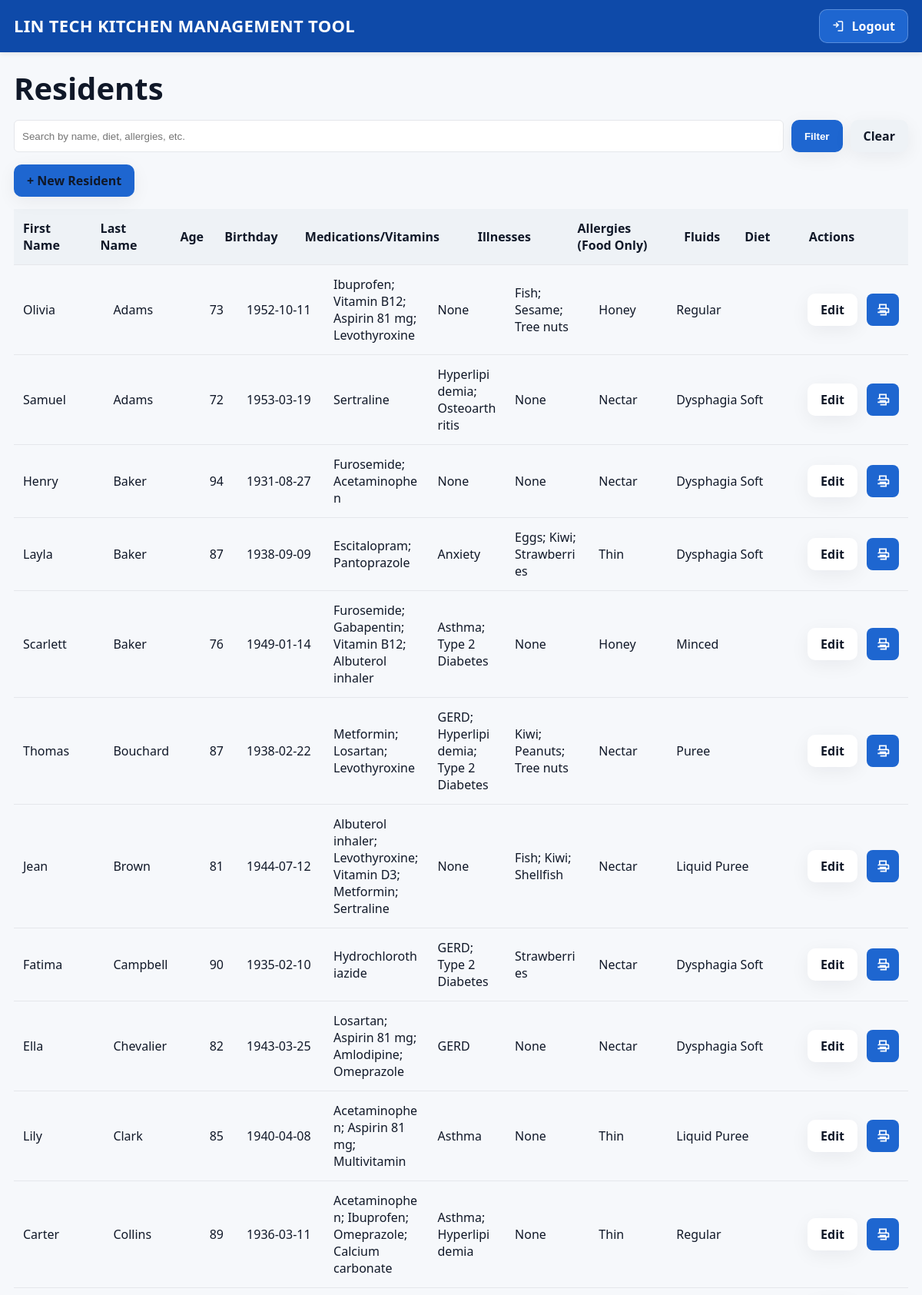
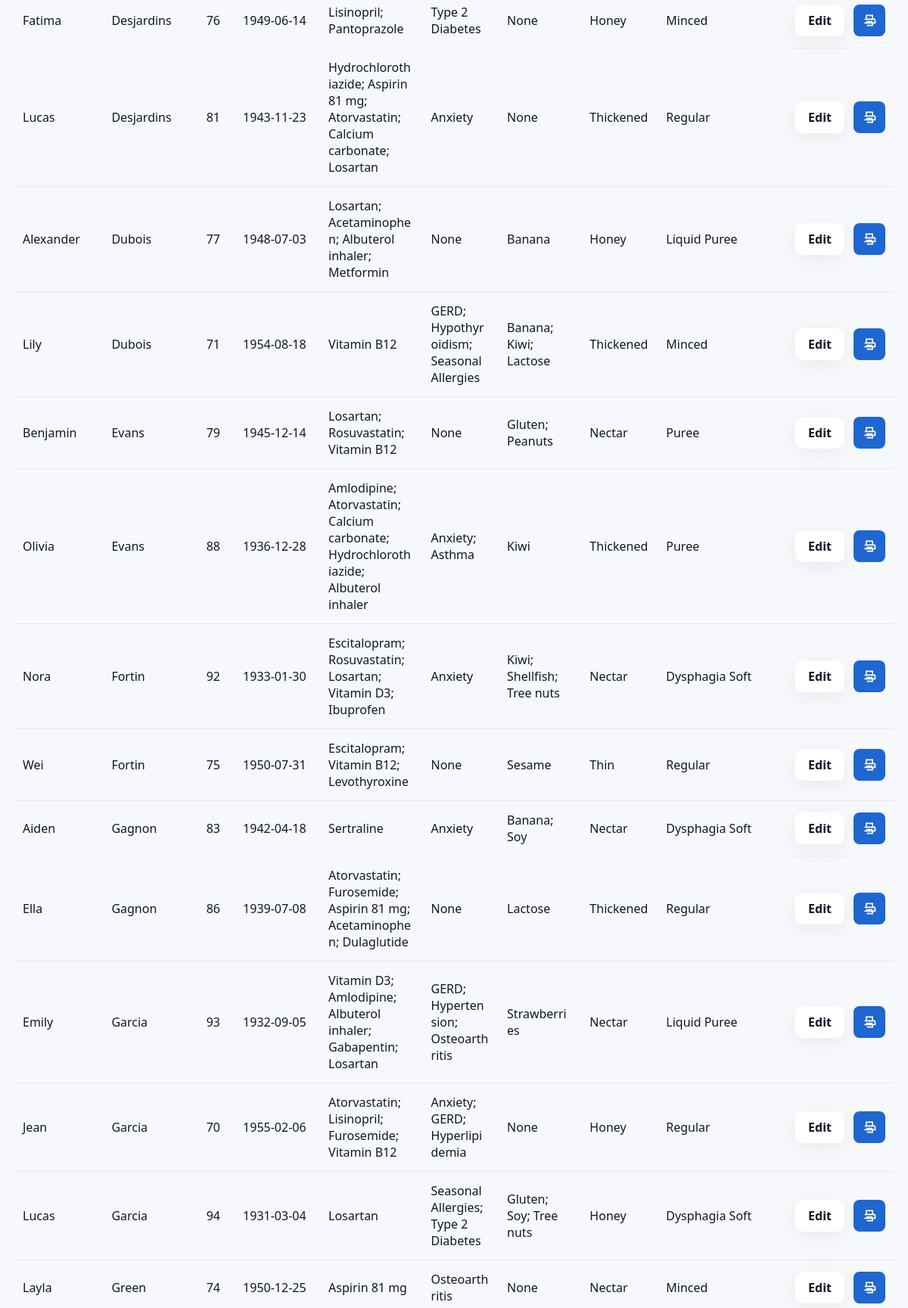
/residents (signed in, upper part), run on the app's committed database (2 pictures, top to bottom).
### models.py (models this page shows, shortened)
class Resident(db.Model):
    id = db.Column(db.Integer, primary_key=True)
    first_name = db.Column(db.String(80), nullable=False, index=True)
    last_name = db.Column(db.String(80), nullable=False, index=True)
    birthday = db.Column(db.Date, nullable=True)
    medications = db.Column(db.Text, nullable=True)
    illnesses = db.Column(db.Text, nullable=True)
    allergies = db.Column(db.Text, nullable=True)
    fluids = db.Column(db.String(80), nullable=True)
    diet = db.Column(db.String(120), nullable=True)
    notes = db.Column(db.Text, nullable=True)
    created_at = db.Column(db.DateTime, default=datetime.utcnow)

### app.py (the view, shortened to what this page needs)
    @app.route("/residents")
    @login_required
    def residents_list():
        q = (request.args.get("q") or "").strip()
        query = Resident.query
        residents = query.order_by(
            getattr(Resident, "last_name", Resident.id),
            getattr(Resident, "first_name", Resident.id),
        ).all()
        return render_template("residents_list.html", residents=residents, q=q)

### app.py (called while the page is built)
def _calc_age(bday):
    if not bday:
        return None
    t = date.today()
    return t.year - bday.year - ((t.month, t.day) < (bday.month, bday.day))

### templates/residents_list.html (shortened to what this page needs)
{% extends "base.html" %}
{% block content %}
<div class="res-wrap">
  {% set role = session.get('user', {}).get('role') %}
  <h1>Residents</h1>
  <form method="get" style="margin-bottom:16px;">
    <div class="row">
      <input id="q" name="q" class="form-control" value="{{ q or '' }}"
            placeholder="Search by name, diet, allergies, etc." style="flex:1;">
      <button class="btn btn-primary" type="submit">Filter</button>
      <a class="btn btn-secondary" href="{{ url_for('residents_list') }}">Clear</a>
    </div>
  </form>
  {% if role in ['Manager','Dietitian'] %}
    <p><a class="btn btn-primary" href="{{ url_for('residents_new') }}">+ New Resident</a></p>
  {% endif %}
  <table>
    <thead>
      <tr>
        <th class="col-fn">First Name</th>
        <th class="col-ln">Last Name</th>
        <th class="col-age">Age</th>
        <th class="col-bday">Birthday</th>
        <th class="col-meds">Medications/Vitamins</th>
        <th class="col-ill">Illnesses</th>
        <th class="col-all">Allergies (Food Only)</th>
        <th class="col-flu">Fluids</th>
        <th class="col-diet">Diet</th>
        <th class="col-act">Actions</th>
      </tr>
    </thead>
    <tbody>
    {% for r in residents %}
      <tr>
        <td class="nowrap col-fn">{{ r.first_name }}</td>
        <td class="nowrap col-ln">{{ r.last_name }}</td>
        <td class="nowrap col-age">{{ age(r.birthday) }}</td>
        <td class="nowrap col-bday">{{ r.birthday.strftime('%Y-%m-%d') if r.birthday else '' }}</td>
        <td class="clamp  col-meds">{{ r.medications }}</td>
        <td class="clamp  col-ill">{{ r.illnesses }}</td>
        <td class="clamp  col-all">{{ r.allergies }}</td>
        <td class="nowrap col-flu">{{ r.fluids }}</td>
        <td class="nowrap col-diet">{{ r.diet }}</td>
        <td class="col-act">
          <div class="action-row">
            {% if role in ['Manager','Dietitian'] %}
              <a class="btn" href="{{ url_for('residents_edit', rid=r.id) }}">Edit</a>
            {% endif %}
            <a class="icon-btn" title="Print" aria-label="Print"
               href="{{ url_for('resident_print', rid=r.id, auto=1) }}" target="_blank" rel="noopener">
              <svg viewBox="0 0 24 24" role="img" aria-hidden="true">
                <path d="M6 9V3h12v6h2a2 2 0 0 1 2 2v6h-4v4H8v-4H4v-6a2 2 0 0 1 2-2Zm2-4v4h8V5H8Zm0 12v2h8v-2H8Zm12-6H4v4h3v-2h10v2h3v-4Z"/>
              </svg>
            </a>
          </div>
        </td>
      </tr>
    {% else %}
      <tr><td colspan="10">No residents found.</td></tr>
    {% endfor %}
    </tbody>
  </table>
</div>
{% endblock %}

### templates/base.html (style rules this page uses)
:root { --bg:#f6f8fb; --card:#ffffff; --text:#101828; --line:#e5e7eb; --primary:#1e66d0; --primary-600:#1b59b5; --danger:#dc2626; --shadow:0 6px 24px rgba(16,24,40,.06); --radius:12px; --radius-sm:10px; }
* { box-sizing:border-box; }
html,body { height:100%; }
body { margin:0; background:var(--bg); color:var(--text); -webkit-font-smoothing:antialiased; font-family: system-ui,-apple-system,Segoe UI,Roboto,"Helvetica Neue",Arial,"Noto Sans"; }
h1 { font-size:40px; line-height:1.15; margin:0 0 18px; }
.btn { display:inline-flex; align-items:center; justify-content:center; height:42px; padding:0 16px; border-radius:10px; border:1px solid transparent; background:var(--card); color:var(--text); text-decoration:none; font-weight:600; cursor:pointer; box-shadow:var(--shadow); }
.btn-primary { background:var(--primary); color:#fff; }
.btn-secondary { background:#eef2f6; }
.row { display:flex; gap:10px; align-items:center; flex-wrap:wrap; }
.form-control { width:100%; height:42px; padding:8px 10px; border:1px solid var(--line); border-radius:6px; background:#fff; color:var(--text); }
table { width:100%; border-collapse:collapse; }
thead th { background:#eef2f6; font-weight:700; text-align:left; border-bottom:1px solid var(--line); padding:14px 12px; }
tbody td { border-bottom:1px solid var(--line); padding:14px 12px; vertical-align:middle; }
a { color:var(--primary); }
a.btn { color:inherit; }

### templates/residents_list.html (style rules this page uses)
.res-wrap * { box-sizing: border-box; }
.res-wrap table, .res-wrap thead, .res-wrap tbody, .res-wrap tr, .res-wrap th, .res-wrap td { display: table; }
.res-wrap table { width:100%; border-collapse: collapse; table-layout: fixed; }
.res-wrap thead tr, .res-wrap tbody tr { display: table-row; }
.res-wrap th, .res-wrap td { display: table-cell; vertical-align: middle; border-bottom:1px solid var(--line); padding:14px 12px; }
.res-wrap thead th { background:#eef2f6; font-weight:700; }
.col-fn { width:140px; }
.col-ln { width:140px; }
.col-age { width:70px; text-align:center; }
.col-bday { width:120px; }
.col-meds { width:260px; }
.col-ill { width:180px; }
.col-all { width:200px; }
.col-flu { width:90px; }
.col-diet { width:120px; }
.col-act { width:220px; }
.nowrap { white-space:nowrap; overflow:hidden; text-overflow:ellipsis; }
.clamp { display:-webkit-box; -webkit-line-clamp:3; -webkit-box-orient:vertical; overflow: hidden; }
.action-row { display:flex; gap:12px; justify-content:flex-end; align-items:center; white-space:nowrap; }
.btn { min-height:42px; }
.icon-btn { display:inline-flex; align-items:center; justify-content:center; width:42px; height:42px; border-radius:8px; background: var(--btn-bg, #1e66d0); color:#fff; border:none; text-decoration:none; }
.icon-btn svg { width:20px; height:20px; fill:currentColor; }
td { overflow-wrap:anywhere; }

### data on the page
Resident: first_name "Olivia", last_name "Adams", birthday "73", birthday "1952-10-11", medications "Ibuprofen; Vitamin B12; Aspirin 81 mg; Levothyroxine", illnesses "None", allergies "Fish; Sesame; Tree nuts", fluids "Honey", diet "Regular"
Resident: first_name "Samuel", last_name "Adams", birthday "72", birthday "1953-03-19", medications "Sertraline", illnesses "Hyperlipidemia; Osteoarthritis", allergies "None", fluids "Nectar", diet "Dysphagia Soft"
Resident: first_name "Henry", last_name "Baker", birthday "94", birthday "1931-08-27", medications "Furosemide; Acetaminophen", illnesses "None", allergies "None", fluids "Nectar", diet "Dysphagia Soft"
Resident: first_name "Layla", last_name "Baker", birthday "87", birthday "1938-09-09", medications "Escitalopram; Pantoprazole", illnesses "Anxiety", allergies "Eggs; Kiwi; Strawberries", fluids "Thin", diet "Dysphagia Soft"
Resident: first_name "Scarlett", last_name "Baker", birthday "76", birthday "1949-01-14", medications "Furosemide; Gabapentin; Vitamin B12; Albuterol inhaler", illnesses "Asthma; Type 2 Diabetes", allergies "None", fluids "Honey", diet "Minced"
Resident: first_name "Thomas", last_name "Bouchard", birthday "87", birthday "1938-02-22", medications "Metformin; Losartan; Levothyroxine", illnesses "GERD; Hyperlipidemia; Type 2 Diabetes", allergies "Kiwi; Peanuts; Tree nuts", fluids "Nectar", diet "Puree"
Resident: first_name "Jean", last_name "Brown", birthday "81", birthday "1944-07-12", medications "Albuterol inhaler; Levothyroxine; Vitamin D3; Metformin; Sertraline", illnesses "None", allergies "Fish; Kiwi; Shellfish", fluids "Nectar", diet "Liquid Puree"
Resident: first_name "Fatima", last_name "Campbell", birthday "90", birthday "1935-02-10", medications "Hydrochlorothiazide", illnesses "GERD; Type 2 Diabetes", allergies "Strawberries", fluids "Nectar", diet "Dysphagia Soft"
Resident: first_name "Ella", last_name "Chevalier", birthday "82", birthday "1943-03-25", medications "Losartan; Aspirin 81 mg; Amlodipine; Omeprazole", illnesses "GERD", allergies "None", fluids "Nectar", diet "Dysphagia Soft"
Resident: first_name "Lily", last_name "Clark", birthday "85", birthday "1940-04-08", medications "Acetaminophen; Aspirin 81 mg; Multivitamin", illnesses "Asthma", allergies "None", fluids "Thin", diet "Liquid Puree"
Resident: first_name "Carter", last_name "Collins", birthday "89", birthday "1936-03-11", medications "Acetaminophen; Ibuprofen; Omeprazole; Calcium carbonate", illnesses "Asthma; Hyperlipidemia", allergies "None", fluids "Thin", diet "Regular"
Resident: first_name "Fatima", last_name "Desjardins", birthday "76", birthday "1949-06-14", medications "Lisinopril; Pantoprazole", illnesses "Type 2 Diabetes", allergies "None", fluids "Honey", diet "Minced"
Resident: first_name "Lucas", last_name "Desjardins", birthday "81", birthday "1943-11-23", medications "Hydrochlorothiazide; Aspirin 81 mg; Atorvastatin; Calcium carbonate; Losartan", illnesses "Anxiety", allergies "None", fluids "Thickened", diet "Regular"
Resident: first_name "Alexander", last_name "Dubois", birthday "77", birthday "1948-07-03", medications "Losartan; Acetaminophen; Albuterol inhaler; Metformin", illnesses "None", allergies "Banana", fluids "Honey", diet "Liquid Puree"
Resident: first_name "Lily", last_name "Dubois", birthday "71", birthday "1954-08-18", medications "Vitamin B12", illnesses "GERD; Hypothyroidism; Seasonal Allergies", allergies "Banana; Kiwi; Lactose", fluids "Thickened", diet "Minced"
Resident: first_name "Benjamin", last_name "Evans", birthday "79", birthday "1945-12-14", medications "Losartan; Rosuvastatin; Vitamin B12", illnesses "None", allergies "Gluten; Peanuts", fluids "Nectar", diet "Puree"
Resident: first_name "Olivia", last_name "Evans", birthday "88", birthday "1936-12-28", medications "Amlodipine; Atorvastatin; Calcium carbonate; Hydrochlorothiazide; Albuterol inhaler", illnesses "Anxiety; Asthma", allergies "Kiwi", fluids "Thickened", diet "Puree"
Resident: first_name "Nora", last_name "Fortin", birthday "92", birthday "1933-01-30", medications "Escitalopram; Rosuvastatin; Losartan; Vitamin D3; Ibuprofen", illnesses "Anxiety", allergies "Kiwi; Shellfish; Tree nuts", fluids "Nectar", diet "Dysphagia Soft"
Resident: first_name "Wei", last_name "Fortin", birthday "75", birthday "1950-07-31", medications "Escitalopram; Vitamin B12; Levothyroxine", illnesses "None", allergies "Sesame", fluids "Thin", diet "Regular"
Resident: first_name "Aiden", last_name "Gagnon", birthday "83", birthday "1942-04-18", medications "Sertraline", illnesses "Anxiety", allergies "Banana; Soy", fluids "Nectar", diet "Dysphagia Soft"
Resident: first_name "Ella", last_name "Gagnon", birthday "86", birthday "1939-07-08", medications "Atorvastatin; Furosemide; Aspirin 81 mg; Acetaminophen; Dulaglutide", illnesses "None", allergies "Lactose", fluids "Thickened", diet "Regular"
Resident: first_name "Emily", last_name "Garcia", birthday "93", birthday "1932-09-05", medications "Vitamin D3; Amlodipine; Albuterol inhaler; Gabapentin; Losartan", illnesses "GERD; Hypertension; Osteoarthritis", allergies "Strawberries", fluids "Nectar", diet "Liquid Puree"
Resident: first_name "Jean", last_name "Garcia", birthday "70", birthday "1955-02-06", medications "Atorvastatin; Lisinopril; Furosemide; Vitamin B12", illnesses "Anxiety; GERD; Hyperlipidemia", allergies "None", fluids "Honey", diet "Regular"
Resident: first_name "Lucas", last_name "Garcia", birthday "94", birthday "1931-03-04", medications "Losartan", illnesses "Seasonal Allergies; Type 2 Diabetes", allergies "Gluten; Soy; Tree nuts", fluids "Honey", diet "Dysphagia Soft"
Resident: first_name "Layla", last_name "Green", birthday "74", birthday "1950-12-25", medications "Aspirin 81 mg", illnesses "Osteoarthritis", allergies "None", fluids "Nectar", diet "Minced"
